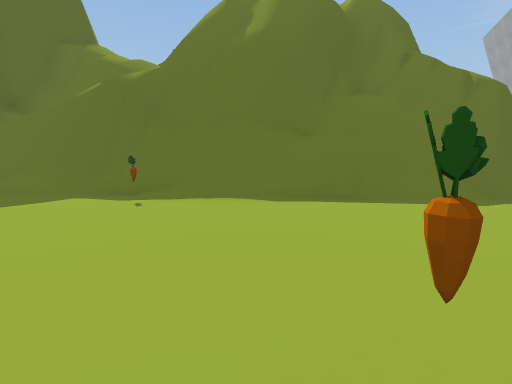
[1] (above)

23 first-person views from a walk through a scene from a Unity 3-D project. The camera is 1.5 m above the floor, tilts 6° down and sees 85° across. The floor is counted in squares, 2 m on a side. Each view is taken from the middle of a square. On the plan, view 1 faces up. The plan holds only what a view shows up to about 10 squares ahead; the rest is blank. The place goes on beyond the plan. The player is left out. Some surface patterns are stand-ins.

[2]
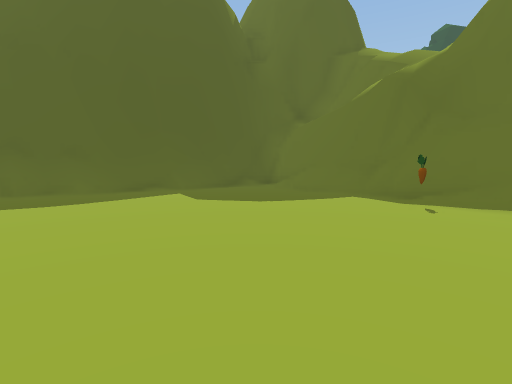

[3]
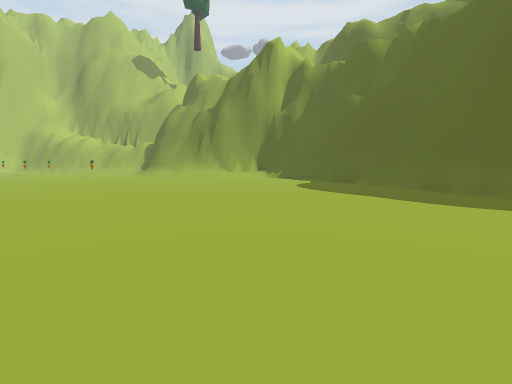

[4]
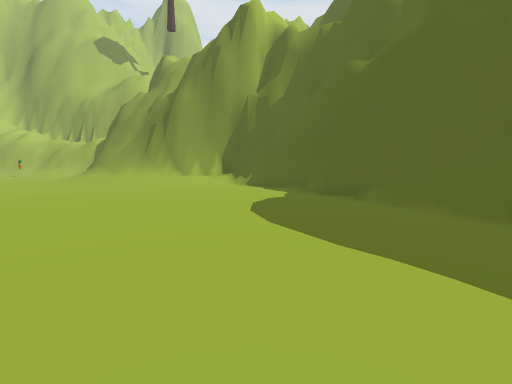

[5]
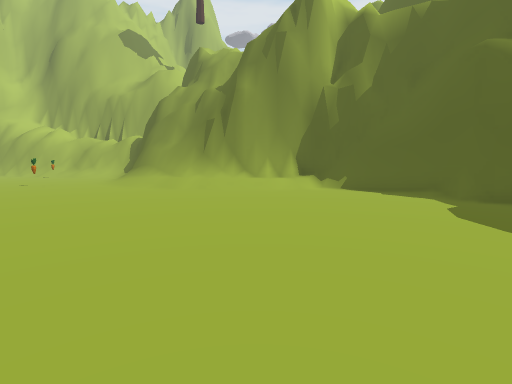

[6]
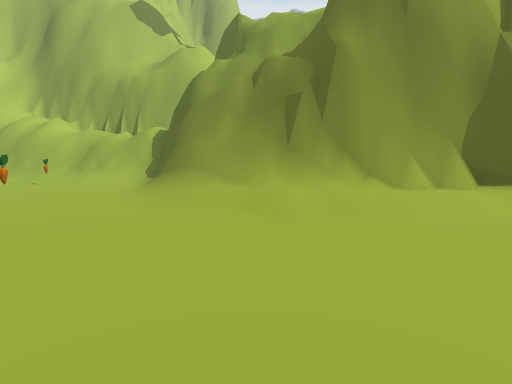

[7]
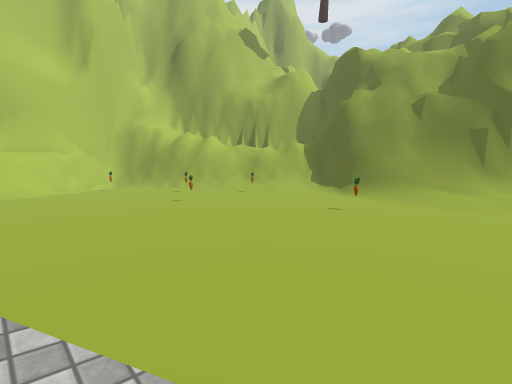

[8]
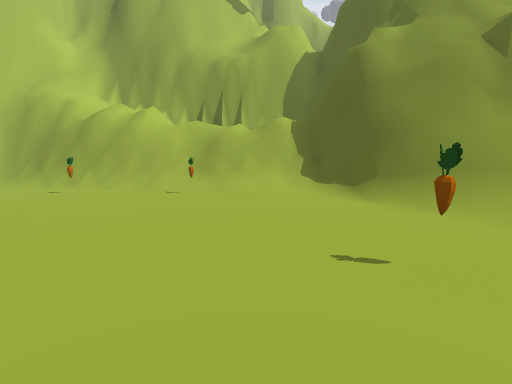

[9]
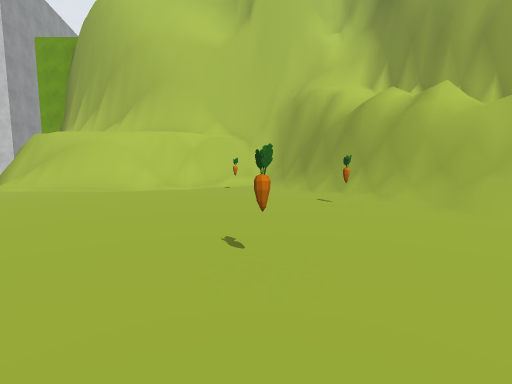

[10]
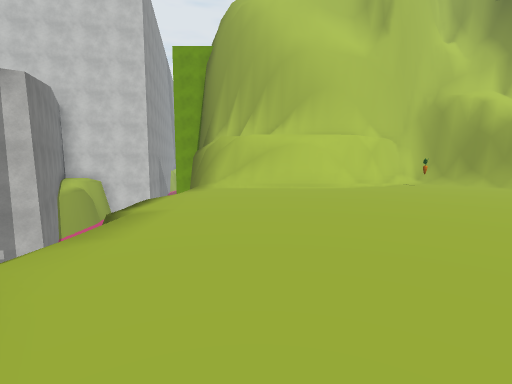

[11]
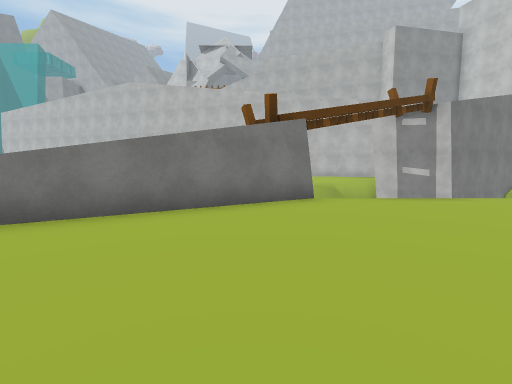

[12]
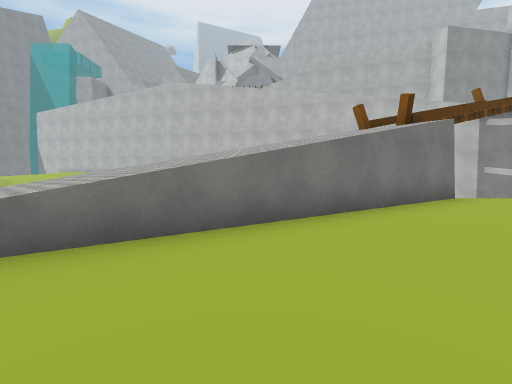

[13]
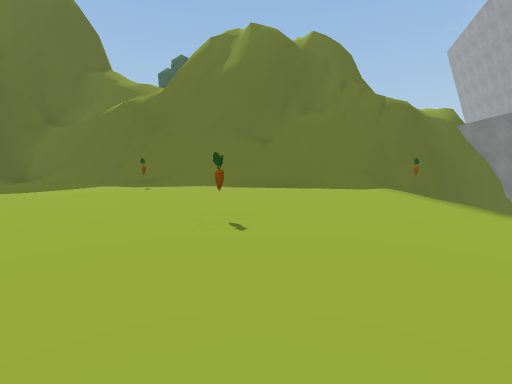

[14]
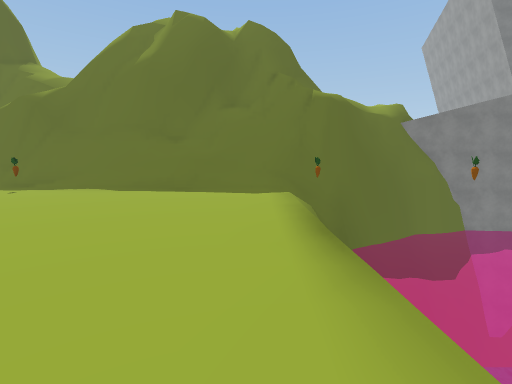

[15]
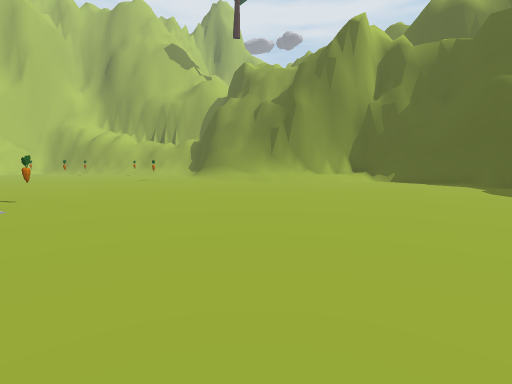

[16]
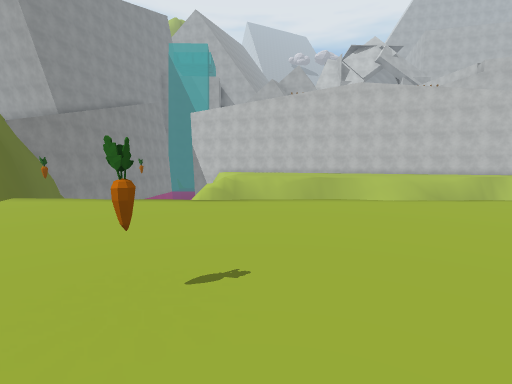

[17]
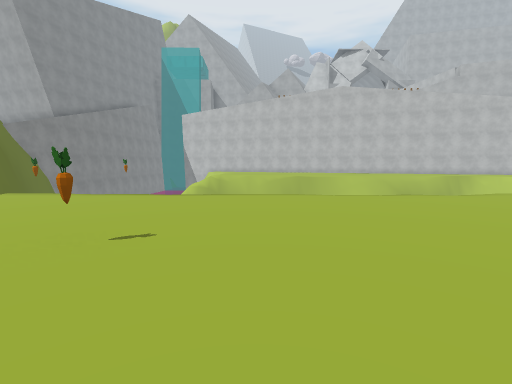

[18]
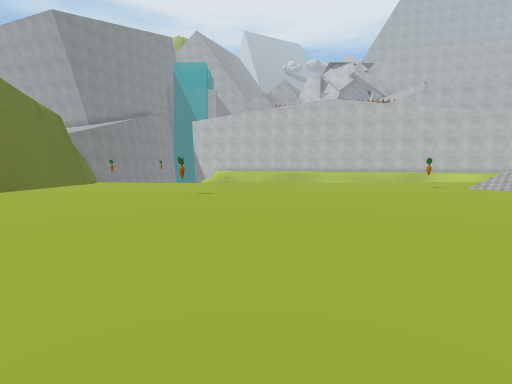

[19]
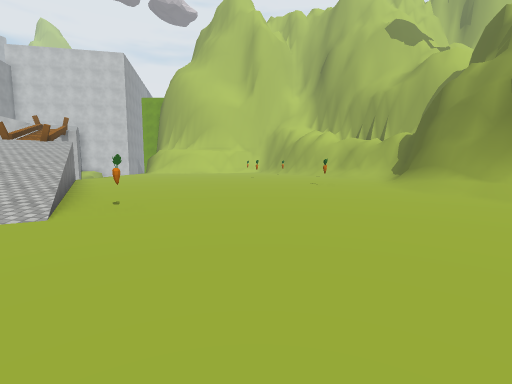

[20]
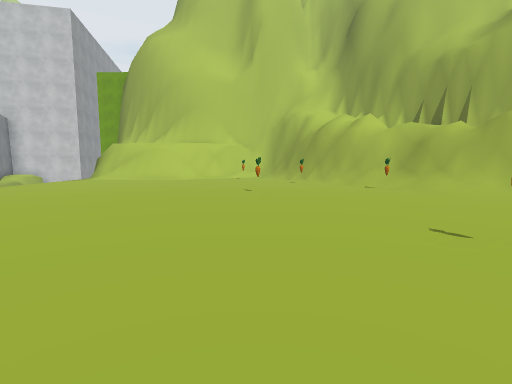

[21]
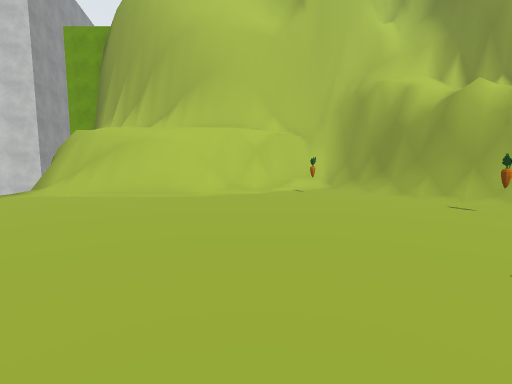

[22]
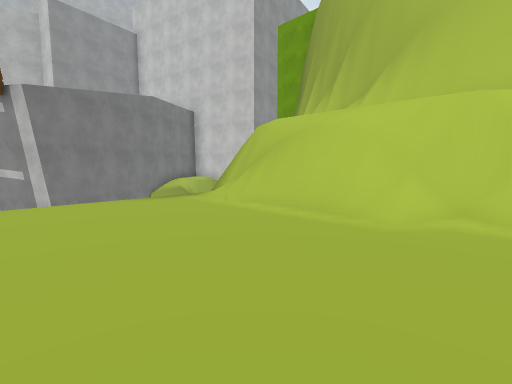

[23]
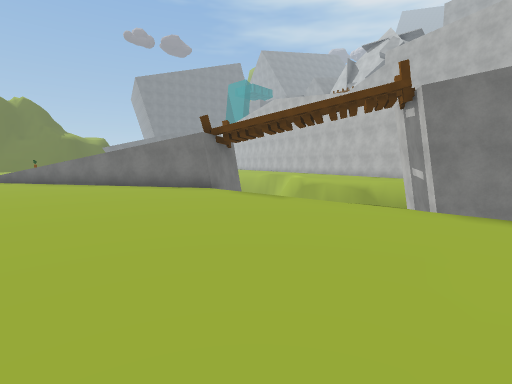

### Floor plan
Key: @ floor where view 1 was taken; # wall or solid block; x gap in a wall; . main floor; : floor 0.5 m higher than the main floor; + floor 4.25 m higher than the main floor; * floor 4.75 m higher than the main floor; / step, stairs or slope; = window, fence, low wall or low ledge; ^ raised ledge; v drop or lower ground; O other object.
Columns run from 13 left of view 1 to 9 right of it. Each row starts with its distance up from view 1.
  8                ^^#^  ^#
  7      ^##^^^#^###==^^#vv
  6     ^#.....///##///vv
  5     ^#.....O......OO
  4     ^............./
  3     ^............./
  2    ^=.............v
  1    ^..........O...v
  0   ^#.........@....v
 -1   ^/..............v
 -2   ^...............=
 -3   =.............../
 -4  ^#.............../
 -5  ^................v
 -6  ^.............O..=
 -7  ^................/
 -8 ^=/...........////
 -9 ^^:/.........////
-10  ^=//.......O.///
-11   #///........////
-12   ^///.........///
-13   ^=//.........////
-14   ^#//..O.......#///
-15   ^=//...........///
-16    ^//.........../=/x
-17    ^/.............#vv
-18   ^#/............./
-19   ^#//....O......./
-20   ==#/O...........=
-21   *==#/............   v
-22    +=#/.O..........  ##
-23     +#^/........../  v#
-24       ^^=.........v   #
-25       ^^#..O/##^#/v   v
-26         ^#./^^  ###
-27         ^^#^

Where each view was taken, in squares from view 1:
view 1: 0 up, 0 right, facing up
view 2: 0 up, 1 left, facing up-left
view 3: 2 up, 1 left, facing down-left
view 4: 0 up, 5 left, facing down-left
view 5: 3 down, 4 left, facing down-left
view 6: 8 down, 5 left, facing down-left
view 7: 11 down, 2 right, facing down-left
view 8: 14 down, 3 left, facing down-left
view 9: 17 down, 3 left, facing down
view 10: 16 down, 3 right, facing down
view 11: 16 down, 1 left, facing right
view 12: 13 down, 1 left, facing right
view 13: 3 down, 1 right, facing up
view 14: 2 down, 4 right, facing up
view 15: 3 down, 0 right, facing down-left
view 16: 0 up, 1 left, facing right
view 17: 1 down, 2 left, facing right
view 18: 1 down, 6 left, facing right
view 19: 5 down, 3 left, facing down
view 20: 12 down, 3 left, facing down
view 21: 18 down, 1 left, facing down
view 22: 21 down, 1 left, facing down-right
view 23: 24 down, 0 right, facing up-right
